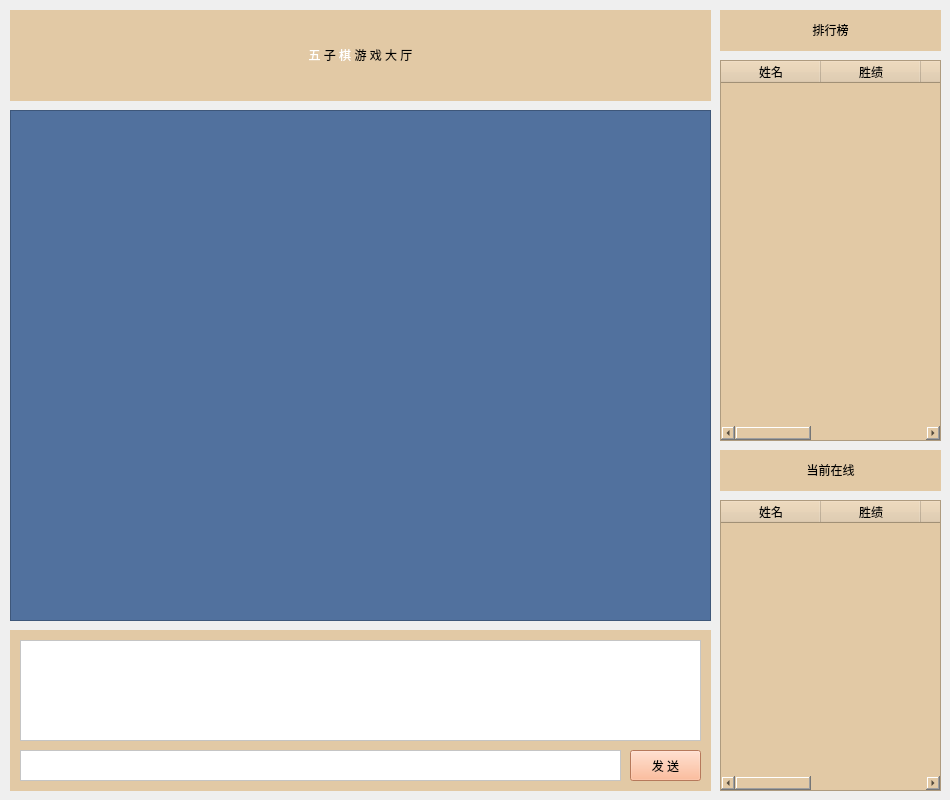
<?xml version="1.0" encoding="UTF-8"?>
<ui version="4.0">
 <class>HallWindow</class>
 <widget class="QWidget" name="HallWindow">
  <property name="geometry">
   <rect>
    <x>0</x>
    <y>0</y>
    <width>950</width>
    <height>800</height>
   </rect>
  </property>
  <property name="windowTitle">
   <string>Form</string>
  </property>
  <widget class="QLabel" name="HallTitle">
   <property name="geometry">
    <rect>
     <x>10</x>
     <y>10</y>
     <width>701</width>
     <height>91</height>
    </rect>
   </property>
   <property name="styleSheet">
    <string notr="true">background-color: #E2C9A5;
font: 75 36pt &quot;微软雅黑&quot;;</string>
   </property>
   <property name="text">
    <string>&lt;html&gt;&lt;head/&gt;&lt;body&gt;&lt;p align=&quot;center&quot;&gt;&lt;span style=&quot; color:#ffffff;&quot;&gt;五 &lt;/span&gt;&lt;span style=&quot; color:#000000;&quot;&gt;子&lt;/span&gt;&lt;span style=&quot; color:#ffffff;&quot;&gt; 棋&lt;/span&gt; 游 戏 大 厅&lt;/p&gt;&lt;/body&gt;&lt;/html&gt;</string>
   </property>
  </widget>
  <widget class="QTableWidget" name="Tables">
   <property name="geometry">
    <rect>
     <x>10</x>
     <y>110</y>
     <width>701</width>
     <height>511</height>
    </rect>
   </property>
   <property name="styleSheet">
    <string notr="true">background-color: #51719E;</string>
   </property>
  </widget>
  <widget class="QLabel" name="RankListTitle">
   <property name="geometry">
    <rect>
     <x>720</x>
     <y>10</y>
     <width>221</width>
     <height>41</height>
    </rect>
   </property>
   <property name="styleSheet">
    <string notr="true">background-color: #E2C9A5;
font: 75 18pt &quot;微软雅黑&quot;;</string>
   </property>
   <property name="text">
    <string>&lt;html&gt;&lt;head/&gt;&lt;body&gt;&lt;p align=&quot;center&quot;&gt;排行榜&lt;/p&gt;&lt;/body&gt;&lt;/html&gt;</string>
   </property>
  </widget>
  <widget class="QTableWidget" name="RankList">
   <property name="geometry">
    <rect>
     <x>720</x>
     <y>60</y>
     <width>221</width>
     <height>381</height>
    </rect>
   </property>
   <property name="styleSheet">
    <string notr="true">background-color: #E2C9A5;</string>
   </property>
   <property name="showGrid">
    <bool>true</bool>
   </property>
   <property name="gridStyle">
    <enum>Qt::NoPen</enum>
   </property>
   <property name="columnCount">
    <number>5</number>
   </property>
   <column>
    <property name="text">
     <string>姓名</string>
    </property>
   </column>
   <column>
    <property name="text">
     <string>胜绩</string>
    </property>
   </column>
   <column>
    <property name="text">
     <string>积分</string>
    </property>
   </column>
   <column>
    <property name="text">
     <string>平手</string>
    </property>
   </column>
   <column>
    <property name="text">
     <string>败绩</string>
    </property>
   </column>
  </widget>
  <widget class="QLabel" name="OnlineListTitle">
   <property name="geometry">
    <rect>
     <x>720</x>
     <y>450</y>
     <width>221</width>
     <height>41</height>
    </rect>
   </property>
   <property name="styleSheet">
    <string notr="true">background-color: #E2C9A5;
font: 75 18pt &quot;微软雅黑&quot;;</string>
   </property>
   <property name="text">
    <string>&lt;html&gt;&lt;head/&gt;&lt;body&gt;&lt;p align=&quot;center&quot;&gt;当前在线&lt;/p&gt;&lt;/body&gt;&lt;/html&gt;</string>
   </property>
  </widget>
  <widget class="QTableWidget" name="OnlineList">
   <property name="geometry">
    <rect>
     <x>720</x>
     <y>500</y>
     <width>221</width>
     <height>291</height>
    </rect>
   </property>
   <property name="styleSheet">
    <string notr="true">background-color: #E2C9A5;</string>
   </property>
   <column>
    <property name="text">
     <string>姓名</string>
    </property>
   </column>
   <column>
    <property name="text">
     <string>胜绩</string>
    </property>
   </column>
   <column>
    <property name="text">
     <string>积分</string>
    </property>
   </column>
   <column>
    <property name="text">
     <string>平手</string>
    </property>
   </column>
   <column>
    <property name="text">
     <string>负绩</string>
    </property>
   </column>
  </widget>
  <widget class="QWidget" name="ChatBox" native="true">
   <property name="geometry">
    <rect>
     <x>10</x>
     <y>630</y>
     <width>701</width>
     <height>161</height>
    </rect>
   </property>
   <property name="styleSheet">
    <string notr="true">background-color: #E2C9A5;</string>
   </property>
   <widget class="QPlainTextEdit" name="MessageText">
    <property name="geometry">
     <rect>
      <x>10</x>
      <y>10</y>
      <width>681</width>
      <height>101</height>
     </rect>
    </property>
    <property name="styleSheet">
     <string notr="true">background-color: #FFFFFF;</string>
    </property>
    <property name="readOnly">
     <bool>true</bool>
    </property>
    <property name="centerOnScroll">
     <bool>false</bool>
    </property>
   </widget>
   <widget class="QPushButton" name="SendButton">
    <property name="geometry">
     <rect>
      <x>620</x>
      <y>120</y>
      <width>71</width>
      <height>31</height>
     </rect>
    </property>
    <property name="styleSheet">
     <string notr="true">background-color: rgb(255, 170, 127);
font: 100 11pt &quot;微软雅黑&quot;;</string>
    </property>
    <property name="text">
     <string>发 送</string>
    </property>
    <property name="shortcut">
     <string>Return</string>
    </property>
   </widget>
   <widget class="QTextEdit" name="InputText">
    <property name="geometry">
     <rect>
      <x>10</x>
      <y>120</y>
      <width>601</width>
      <height>31</height>
     </rect>
    </property>
    <property name="styleSheet">
     <string notr="true">background-color: #FFFFFF;</string>
    </property>
   </widget>
  </widget>
  <action name="actionSendMessage">
   <property name="text">
    <string>SendMessage</string>
   </property>
   <property name="toolTip">
    <string>发送消息</string>
   </property>
   <property name="shortcut">
    <string>Ctrl+Return</string>
   </property>
  </action>
 </widget>
 <tabstops>
  <tabstop>InputText</tabstop>
  <tabstop>SendButton</tabstop>
  <tabstop>MessageText</tabstop>
  <tabstop>Tables</tabstop>
  <tabstop>RankList</tabstop>
  <tabstop>OnlineList</tabstop>
 </tabstops>
 <resources/>
 <connections>
  <connection>
   <sender>actionSendMessage</sender>
   <signal>triggered()</signal>
   <receiver>SendButton</receiver>
   <slot>click()</slot>
   <hints>
    <hint type="sourcelabel">
     <x>-1</x>
     <y>-1</y>
    </hint>
    <hint type="destinationlabel">
     <x>665</x>
     <y>765</y>
    </hint>
   </hints>
  </connection>
 </connections>
</ui>
